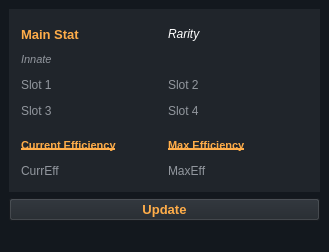
<?xml version="1.0" encoding="UTF-8"?>
<ui version="4.0">
 <class>SWui</class>
 <widget class="QMainWindow" name="SWui">
  <property name="geometry">
   <rect>
    <x>0</x>
    <y>0</y>
    <width>329</width>
    <height>252</height>
   </rect>
  </property>
  <property name="windowTitle">
   <string>SWui</string>
  </property>
  <property name="windowOpacity">
   <double>1.000000000000000</double>
  </property>
  <property name="styleSheet">
   <string notr="true">background-color: rgb(19, 24, 30);
color: rgb(146, 151, 158);
font: 8pt &quot;MS Shell Dlg 2&quot;;</string>
  </property>
  <widget class="QWidget" name="centralwidget">
   <layout class="QGridLayout" name="gridLayout_2">
    <item row="0" column="0">
     <widget class="QGroupBox" name="Rune">
      <property name="styleSheet">
       <string notr="true">background-color: rgb(32, 37, 43);
border: 0;
</string>
      </property>
      <property name="title">
       <string/>
      </property>
      <layout class="QGridLayout" name="gridLayout">
       <item row="0" column="0">
        <widget class="QLabel" name="MainStat">
         <property name="font">
          <font>
           <family>MS Shell Dlg 2</family>
           <pointsize>10</pointsize>
           <weight>75</weight>
           <italic>false</italic>
           <bold>true</bold>
          </font>
         </property>
         <property name="styleSheet">
          <string notr="true">color: rgb(255, 173, 73);
font: 10pt &quot;MS Shell Dlg 2&quot;;
font: bold;</string>
         </property>
         <property name="text">
          <string>Main Stat</string>
         </property>
        </widget>
       </item>
       <item row="0" column="1">
        <widget class="QLabel" name="Rarity">
         <property name="font">
          <font>
           <family>MS Shell Dlg 2</family>
           <pointsize>9</pointsize>
           <weight>50</weight>
           <italic>true</italic>
           <bold>false</bold>
          </font>
         </property>
         <property name="styleSheet">
          <string notr="true">color: rgb(255, 255, 255);
font: 9pt;
font: italic;</string>
         </property>
         <property name="text">
          <string>Rarity</string>
         </property>
        </widget>
       </item>
       <item row="1" column="0">
        <widget class="QLabel" name="Innate">
         <property name="font">
          <font>
           <family>MS Shell Dlg 2</family>
           <pointsize>8</pointsize>
           <weight>50</weight>
           <italic>true</italic>
           <bold>false</bold>
          </font>
         </property>
         <property name="styleSheet">
          <string notr="true">font: 8pt &quot;MS Shell Dlg 2&quot;;
font: italic;
</string>
         </property>
         <property name="text">
          <string>Innate</string>
         </property>
        </widget>
       </item>
       <item row="2" column="0">
        <widget class="QLabel" name="Slot1">
         <property name="text">
          <string>Slot 1</string>
         </property>
        </widget>
       </item>
       <item row="2" column="1">
        <widget class="QLabel" name="Slot2">
         <property name="text">
          <string>Slot 2</string>
         </property>
        </widget>
       </item>
       <item row="3" column="0">
        <widget class="QLabel" name="Slot3">
         <property name="text">
          <string>Slot 3</string>
         </property>
        </widget>
       </item>
       <item row="3" column="1">
        <widget class="QLabel" name="Slot4">
         <property name="text">
          <string>Slot 4</string>
         </property>
        </widget>
       </item>
       <item row="4" column="0" colspan="2">
        <widget class="Line" name="line">
         <property name="enabled">
          <bool>true</bool>
         </property>
         <property name="styleSheet">
          <string notr="true"/>
         </property>
         <property name="lineWidth">
          <number>1</number>
         </property>
         <property name="midLineWidth">
          <number>0</number>
         </property>
         <property name="orientation">
          <enum>Qt::Horizontal</enum>
         </property>
        </widget>
       </item>
       <item row="5" column="0">
        <widget class="QLabel" name="CurrEff_Label">
         <property name="font">
          <font>
           <family>MS Sans Serif</family>
           <pointsize>8</pointsize>
           <weight>75</weight>
           <italic>false</italic>
           <bold>true</bold>
           <underline>true</underline>
          </font>
         </property>
         <property name="styleSheet">
          <string notr="true">font: 75 8pt &quot;MS Sans Serif&quot;;
font: bold;	
text-decoration: underline;
color: rgb(255, 173, 73);</string>
         </property>
         <property name="text">
          <string>Current Efficiency</string>
         </property>
        </widget>
       </item>
       <item row="5" column="1">
        <widget class="QLabel" name="MaxEff_label">
         <property name="font">
          <font>
           <family>MS Sans Serif</family>
           <pointsize>8</pointsize>
           <weight>75</weight>
           <italic>false</italic>
           <bold>true</bold>
           <underline>true</underline>
          </font>
         </property>
         <property name="styleSheet">
          <string notr="true">font: 75 8pt &quot;MS Sans Serif&quot;;
font: bold;
text-decoration: underline;
color: rgb(255, 173, 73);</string>
         </property>
         <property name="text">
          <string>Max Efficiency</string>
         </property>
        </widget>
       </item>
       <item row="6" column="0">
        <widget class="QLabel" name="CurrEff">
         <property name="text">
          <string>CurrEff</string>
         </property>
        </widget>
       </item>
       <item row="6" column="1">
        <widget class="QLabel" name="MaxEff">
         <property name="text">
          <string>MaxEff</string>
         </property>
        </widget>
       </item>
      </layout>
     </widget>
    </item>
    <item row="1" column="0">
     <widget class="QPushButton" name="CallUpdate">
      <property name="font">
       <font>
        <family>MS Shell Dlg 2</family>
        <pointsize>10</pointsize>
        <weight>75</weight>
        <italic>false</italic>
        <bold>true</bold>
       </font>
      </property>
      <property name="styleSheet">
       <string notr="true">background-color: rgb(32, 37, 43);
font: 75 10pt &quot;MS Shell Dlg 2&quot;;
font: bold;
color: rgb(255, 173, 73);</string>
      </property>
      <property name="text">
       <string>Update</string>
      </property>
     </widget>
    </item>
   </layout>
  </widget>
  <widget class="QStatusBar" name="statusbar"/>
 </widget>
 <resources/>
 <connections/>
</ui>
